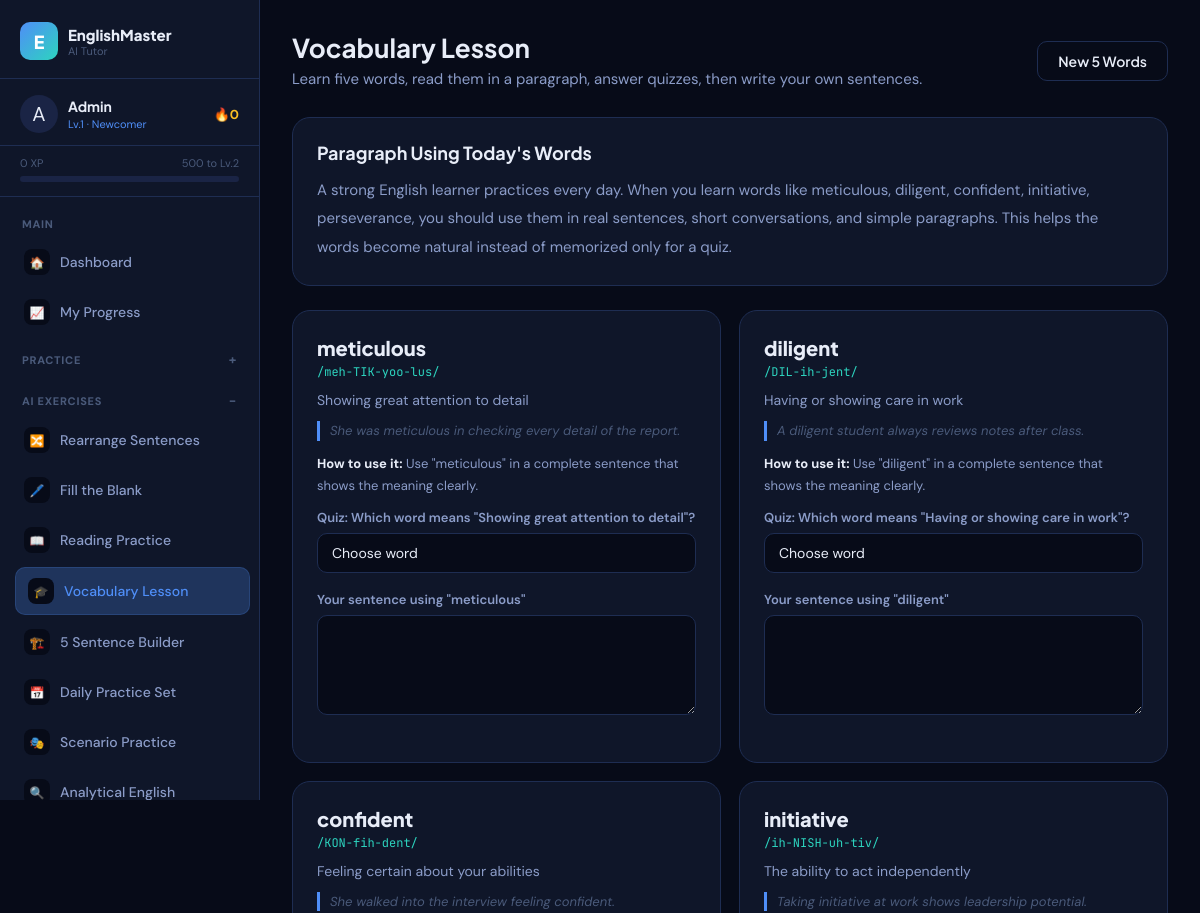
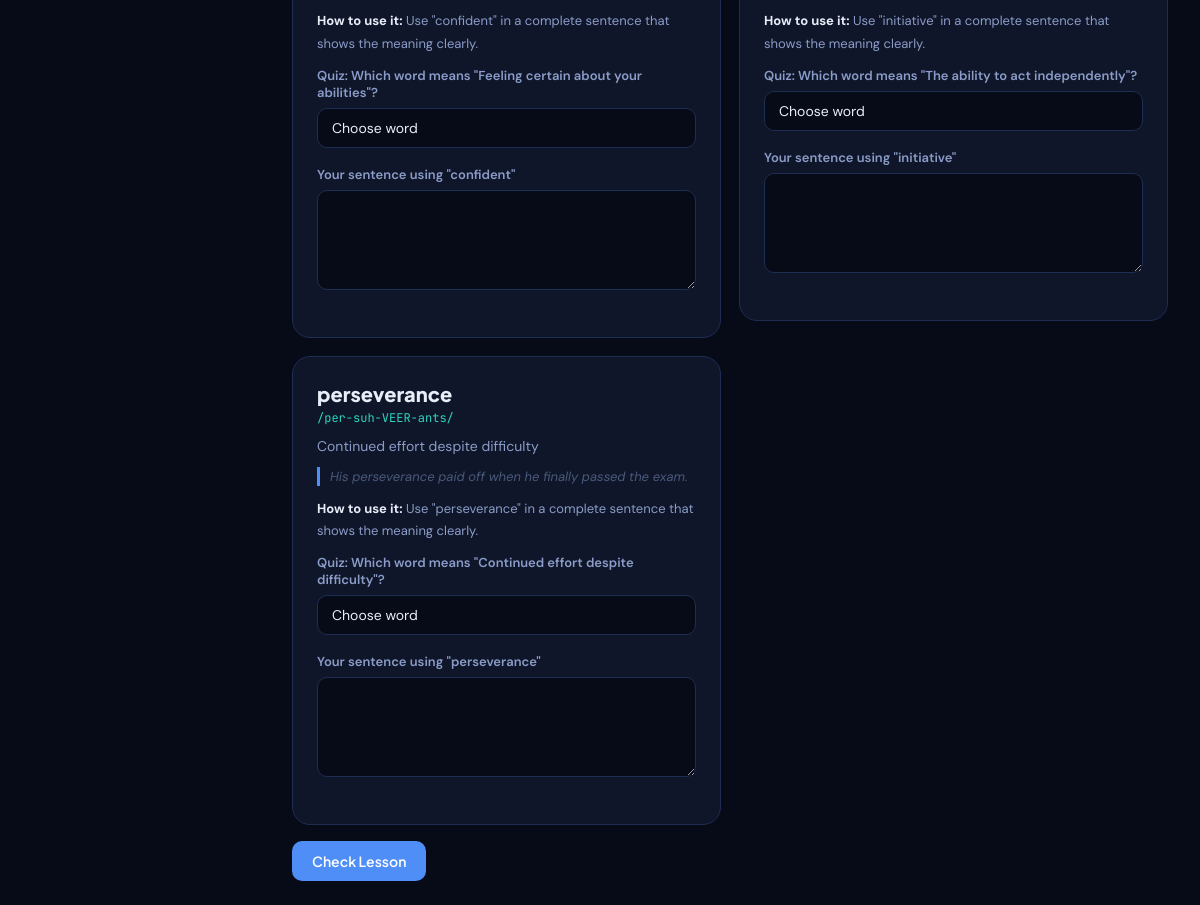
Screenshot of /vocabulary_lesson.php (signed in) with the database file from the repository (2 pictures, top to bottom).
### tables this page shows
CREATE TABLE IF NOT EXISTS users (
    id INT AUTO_INCREMENT PRIMARY KEY,
    name VARCHAR(100) NOT NULL,
    email VARCHAR(150) UNIQUE NOT NULL,
    password VARCHAR(255) NOT NULL,
    level INT DEFAULT 1,
    xp INT DEFAULT 0,
    streak INT DEFAULT 0,
    last_active DATE,
    avatar VARCHAR(10) DEFAULT '🧑',
    english_level ENUM('beginner','intermediate','advanced') DEFAULT 'beginner',
    role ENUM('user','admin') NOT NULL DEFAULT 'user',
    created_at TIMESTAMP DEFAULT CURRENT_TIMESTAMP
);

CREATE TABLE IF NOT EXISTS vocabulary (
    id INT AUTO_INCREMENT PRIMARY KEY,
    word VARCHAR(100) NOT NULL,
    meaning TEXT NOT NULL,
    synonyms VARCHAR(255),
    antonyms VARCHAR(255),
    pronunciation VARCHAR(100),
    example_sentence TEXT,
    difficulty ENUM('beginner','intermediate','advanced') DEFAULT 'beginner',
    category VARCHAR(50) DEFAULT 'general',
    tags VARCHAR(255) DEFAULT '',
    active TINYINT(1) DEFAULT 1,
    created_at TIMESTAMP DEFAULT CURRENT_TIMESTAMP
);

### config.php (called while the page is built, shortened)
<?php
function db() {
    static $conn = null;
    if ($conn === null) {
        $conn = new mysqli(DB_HOST, DB_USER, DB_PASS, DB_NAME);
        $conn->set_charset('utf8mb4');
    }
    return $conn;
}
function currentUser() {
    $db = db();
    $uid = (int)$_SESSION['uid'];
    $r = $db->query("SELECT * FROM users WHERE id = $uid LIMIT 1");
    return $r ? $r->fetch_assoc() : null;
}
function clean($str) {
    return htmlspecialchars(strip_tags(trim($str)), ENT_QUOTES, 'UTF-8');
}
function levelName($level) {
    if ($level <= 2)  return 'Newcomer';
    return 'English Master';
}
function xpToNextLevel($xp) {
    $currentLevel = max(1, (int)floor($xp / 500) + 1);
    $nextLevelXP = $currentLevel * 500;
    $progress = (($xp % 500) / 500) * 100;
    return ['next' => $nextLevelXP, 'progress' => round($progress), 'needed' => $nextLevelXP - $xp];
}
?>

### vocabulary_lesson.php (the view, shortened to what this page needs)
<?php
require_once 'config.php';
$db = db();
if (isset($_GET['new']) || empty($_SESSION['vocab_lesson_words'])) {
    $res = $db->query("SELECT * FROM vocabulary WHERE active=1 ORDER BY RAND() LIMIT 5");
}
$words = $_SESSION['vocab_lesson_words'];
$paragraphWords = implode(', ', array_map(fn($w) => $w['word'], $words));
$paragraph = "A strong English learner practices every day. When you learn words like $paragraphWords, you should use them in real sentences, short conversations, and simple paragraphs. This helps the words become natural instead of memorized only for a quiz.";
include 'includes/header.php';
?>
<div class="page-header flex-between" style="gap:12px;flex-wrap:wrap;">
  <div>
    <h1>Vocabulary Lesson</h1>
    <p>Learn five words, read them in a paragraph, answer quizzes, then write your own sentences.</p>
  </div>
  <a href="vocabulary_lesson.php?new=1" class="btn btn-outline">New 5 Words</a>
</div>
<div class="card mb-24">
  <h3 style="font-size:18px;margin-bottom:12px;color:var(--text-1)">Paragraph Using Today&apos;s Words</h3>
  <div style="line-height:1.9;color:var(--text-2);font-size:15px;"><?= clean($paragraph) ?></div>
</div>
<form method="POST">
  <div class="grid-2" style="gap:18px;align-items:start;">
    <?php foreach ($words as $idx => $w): ?>
    <div class="card">
      <div class="vocab-word"><?= clean($w['word']) ?></div>
      <div class="vocab-pron">/<?= clean($w['pronunciation'] ?? '') ?>/</div>
      <div class="vocab-meaning"><?= clean($w['meaning']) ?></div>
      <?php if (!empty($w['example_sentence'])): ?><div class="vocab-example"><?= clean($w['example_sentence']) ?></div><?php endif; ?>
      <div style="font-size:13px;color:var(--text-2);line-height:1.7;margin:12px 0;">
        <strong style="color:var(--text-1);">How to use it:</strong>
        Use "<?= clean($w['word']) ?>" in a complete sentence that shows the meaning clearly.
      </div>
      <div class="form-group">
        <label class="form-label">Quiz: Which word means "<?= clean($w['meaning']) ?>"?</label>
        <select name="quiz[<?= $idx ?>]" class="form-control" required>
          <option value="">Choose word</option>
        </select>
      </div>
      <div class="form-group">
        <label class="form-label">Your sentence using "<?= clean($w['word']) ?>"</label>
        <textarea name="sentences[<?= $idx ?>]" class="form-control" rows="3" required><?= clean($_POST['sentences'][$idx] ?? '') ?></textarea>
      </div>
    </div>
    <?php endforeach; ?>
  </div>
  <button class="btn btn-primary mt-16" name="check_vocab_lesson" onclick="btnLoading(this,true)">Check Lesson</button>
</form>
<?php include 'includes/footer.php'; ?>

### includes/header.php (shortened to what this page needs)
<?php
$user = currentUser();
$xpInfo = $user ? xpToNextLevel($user['xp']) : null;
$currentPage = basename($_SERVER['PHP_SELF'], '.php');
?>
<!DOCTYPE html>
<html lang="en">
<head>
<link rel="stylesheet" href="<?= APP_URL ?>/assets/style.css">
</head>
<body>
<div class="app-layout">
  <aside class="sidebar" id="sidebar">
    <div class="sidebar-logo">
      <div class="logo-icon">E</div>
      <div class="logo-text">
        <span class="logo-name">EnglishMaster</span>
        <span class="logo-tag">AI Tutor</span>
      </div>
    </div>
    <?php if ($user): ?>
    <div class="sidebar-user">
      <div class="user-avatar"><?= $user['avatar'] ?></div>
      <div class="user-info">
        <div class="user-name"><?= clean($user['name']) ?></div>
        <div class="user-level">Lv.<?= $user['level'] ?> · <?= levelName($user['level']) ?></div>
      </div>
      <div class="user-streak">🔥<?= $user['streak'] ?></div>
    </div>
    <div class="xp-bar-wrap">
      <div class="xp-bar-label">
        <span><?= number_format($user['xp']) ?> XP</span>
        <span><?= $xpInfo['needed'] ?> to Lv.<?= $user['level']+1 ?></span>
      </div>
      <div class="xp-bar">
      </div>
    </div>
    <nav class="sidebar-nav">
      <?php
        $practicePages = ['practice','grammar','vocabulary','challenges','quizzes'];
        $exercisePages = ['sentence_rearrangement','fill_blank','reading_comprehension','vocabulary_lesson','sentence_builder','daily_practice','scenario_practice','analytical_english'];
      ?>
      <div class="nav-group">
        <div class="nav-group-title">Main</div>
        <a href="<?= APP_URL ?>/dashboard.php" class="nav-item <?= $currentPage==='dashboard'?'active':'' ?>">
          <span class="nav-icon">🏠</span><span class="nav-label">Dashboard</span>
        </a>
        <a href="<?= APP_URL ?>/progress.php" class="nav-item <?= $currentPage==='progress'?'active':'' ?>">
          <span class="nav-icon">📈</span><span class="nav-label">My Progress</span>
        </a>
      </div>
      <details class="nav-group" <?= in_array($currentPage, $practicePages, true) ? 'open' : '' ?>>
        <summary class="nav-group-title">Practice</summary>
      </details>
      <details class="nav-group" <?= in_array($currentPage, $exercisePages, true) ? 'open' : '' ?>>
        <summary class="nav-group-title">AI Exercises</summary>
        <a href="<?= APP_URL ?>/sentence_rearrangement.php" class="nav-item <?= $currentPage==='sentence_rearrangement'?'active':'' ?>">
          <span class="nav-icon">🔀</span><span class="nav-label">Rearrange Sentences</span>
        </a>
        <a href="<?= APP_URL ?>/fill_blank.php" class="nav-item <?= $currentPage==='fill_blank'?'active':'' ?>">
          <span class="nav-icon">🖊️</span><span class="nav-label">Fill the Blank</span>
        </a>
        <a href="<?= APP_URL ?>/reading_comprehension.php" class="nav-item <?= $currentPage==='reading_comprehension'?'active':'' ?>">
          <span class="nav-icon">📖</span><span class="nav-label">Reading Practice</span>
        </a>
        <a href="<?= APP_URL ?>/vocabulary_lesson.php" class="nav-item <?= $currentPage==='vocabulary_lesson'?'active':'' ?>">
          <span class="nav-icon">🎓</span><span class="nav-label">Vocabulary Lesson</span>
        </a>
        <a href="<?= APP_URL ?>/sentence_builder.php" class="nav-item <?= $currentPage==='sentence_builder'?'active':'' ?>">
          <span class="nav-icon">🏗️</span><span class="nav-label">5 Sentence Builder</span>
        </a>
        <a href="<?= APP_URL ?>/daily_practice.php" class="nav-item <?= $currentPage==='daily_practice'?'active':'' ?>">
          <span class="nav-icon">📅</span><span class="nav-label">Daily Practice Set</span>
        </a>
        <a href="<?= APP_URL ?>/scenario_practice.php" class="nav-item <?= $currentPage==='scenario_practice'?'active':'' ?>">
          <span class="nav-icon">🎭</span><span class="nav-label">Scenario Practice</span>
        </a>
        <a href="<?= APP_URL ?>/analytical_english.php" class="nav-item <?= $currentPage==='analytical_english'?'active':'' ?>">
          <span class="nav-icon">🔍</span><span class="nav-label">Analytical English</span>
        </a>
      </details>
    </nav>
    <?php endif; ?>
  </aside>
  <main class="main-content">

### rows the page displays
users: avatar "A", name "Admin", level "1", level "Newcomer", streak "0", xp "0", xp "500", $user['level']+1 "2"
vocabulary: word "meticulous", pronunciation "meh-TIK-yoo-lus", meaning "Showing great attention to detail", example_sentence "She was meticulous in checking every detail of the report."
vocabulary: word "diligent", pronunciation "DIL-ih-jent", meaning "Having or showing care in work", example_sentence "A diligent student always reviews notes after class."
vocabulary: word "confident", pronunciation "KON-fih-dent", meaning "Feeling certain about your abilities", example_sentence "She walked into the interview feeling confident."
vocabulary: word "initiative", pronunciation "ih-NISH-uh-tiv", meaning "The ability to act independently", example_sentence "Taking initiative at work shows leadership potential."
vocabulary: word "perseverance", pronunciation "per-suh-VEER-ants", meaning "Continued effort despite difficulty", example_sentence "His perseverance paid off when he finally passed the exam."
